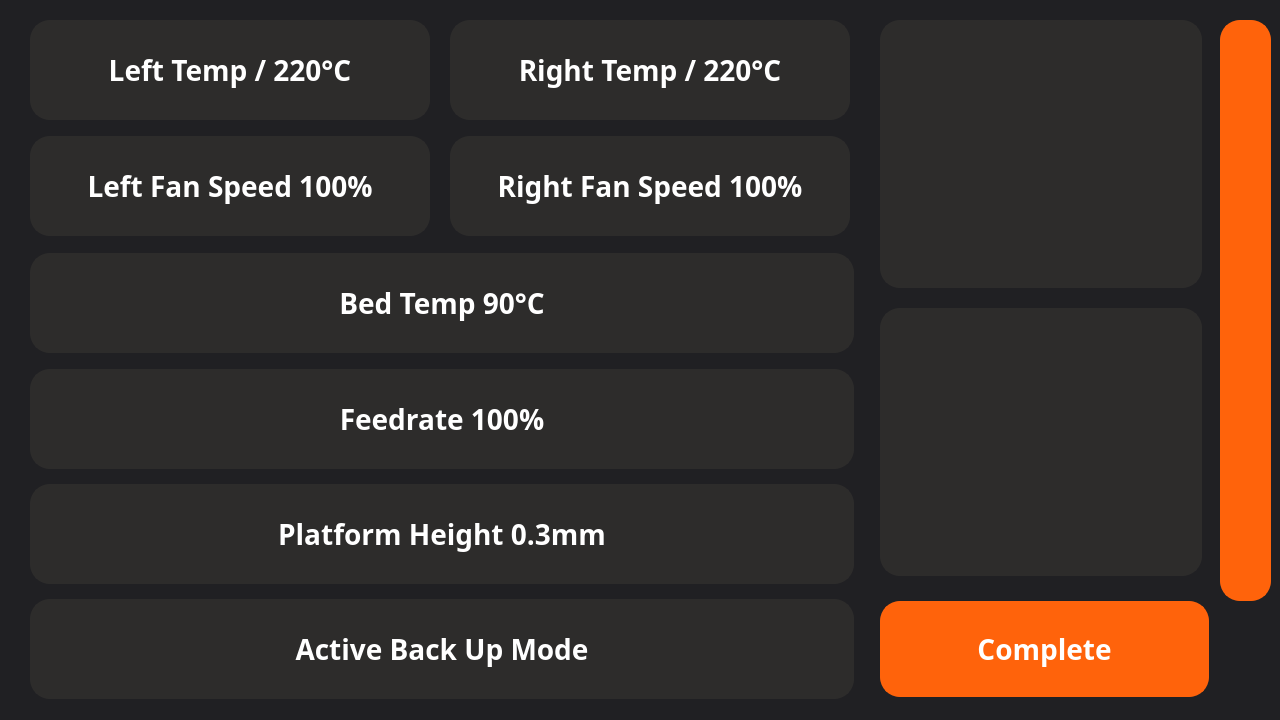
<?xml version="1.0" encoding="UTF-8"?>
<ui version="4.0">
 <class>parsetdlog</class>
 <widget class="QWidget" name="parsetdlog">
  <property name="geometry">
   <rect>
    <x>0</x>
    <y>0</y>
    <width>1280</width>
    <height>720</height>
   </rect>
  </property>
  <property name="windowTitle">
   <string>Form</string>
  </property>
  <widget class="QStackedWidget" name="stackedWidget">
   <property name="geometry">
    <rect>
     <x>0</x>
     <y>0</y>
     <width>1280</width>
     <height>720</height>
    </rect>
   </property>
   <property name="styleSheet">
    <string notr="true">background-color: rgb(32, 32, 35);</string>
   </property>
   <widget class="QWidget" name="page">
    <property name="styleSheet">
     <string notr="true">font-weight: bold;</string>
    </property>
    <widget class="QPushButton" name="pushButton_9">
     <property name="geometry">
      <rect>
       <x>30</x>
       <y>369</y>
       <width>824</width>
       <height>100</height>
      </rect>
     </property>
     <property name="styleSheet">
      <string notr="true">QPushButton:unchecked {
	color: rgb(255, 255, 255);	
	background-color: rgb(45, 44, 43);
}
QPushButton:checked {
	color: rgba(255, 255, 255, 255);
	background-color: rgb(255, 99, 11);
	font-size: 28px;
	font-family: Barlow;
	border: 2px solid rgba(45, 44, 43, 255);
	border-radius: 20px;
	outline:none;
}
QPushButton{
	font-size: 28px;
	font-family: Barlow;
	border: 2px solid rgba(45, 44, 43, 255);
	border-radius: 20px;
	outline:none;
	color: rgb(255, 255, 255);	
	background-color: rgb(45, 44, 43);

}</string>
     </property>
     <property name="text">
      <string>Feedrate 100%</string>
     </property>
     <property name="checkable">
      <bool>true</bool>
     </property>
    </widget>
    <widget class="QPushButton" name="pushButton">
     <property name="geometry">
      <rect>
       <x>880</x>
       <y>601</y>
       <width>329</width>
       <height>96</height>
      </rect>
     </property>
     <property name="styleSheet">
      <string notr="true">QPushButton{
	font-size: 28px;
	font-family: Barlow;
	border: 2px solid rgba(255, 99, 11, 255);
	border-radius: 20px;
	outline:none;
	font-weight:bold;
	color: rgb(255, 255, 255);	
	background-color: rgb(255, 99, 11);
}</string>
     </property>
     <property name="text">
      <string>Complete</string>
     </property>
     <property name="checkable">
      <bool>false</bool>
     </property>
     <property name="checked">
      <bool>false</bool>
     </property>
    </widget>
    <widget class="QPushButton" name="pushButton_11">
     <property name="geometry">
      <rect>
       <x>30</x>
       <y>599</y>
       <width>824</width>
       <height>100</height>
      </rect>
     </property>
     <property name="styleSheet">
      <string notr="true">QPushButton:unchecked {
	color: rgb(255, 255, 255);	
	background-color: rgb(45, 44, 43);
}
QPushButton:checked {
	color: rgba(255, 255, 255, 255);
	background-color: rgb(255, 99, 11);
	font-size: 28px;
	font-family: Barlow;
	border: 2px solid rgba(45, 44, 43, 255);
	border-radius: 20px;
	outline:none;
}
QPushButton{
	font-size: 28px;
	font-family: Barlow;
	border: 2px solid rgba(45, 44, 43, 255);
	border-radius: 20px;
	outline:none;
	color: rgb(255, 255, 255);	
	background-color: rgb(45, 44, 43);

}</string>
     </property>
     <property name="text">
      <string>Active Back Up Mode</string>
     </property>
     <property name="checkable">
      <bool>true</bool>
     </property>
    </widget>
    <widget class="QPushButton" name="pushButton_10">
     <property name="geometry">
      <rect>
       <x>30</x>
       <y>484</y>
       <width>824</width>
       <height>100</height>
      </rect>
     </property>
     <property name="styleSheet">
      <string notr="true">QPushButton:unchecked {
	color: rgb(255, 255, 255);	
	background-color: rgb(45, 44, 43);
}
QPushButton:checked {
	color: rgba(255, 255, 255, 255);
	background-color: rgb(255, 99, 11);
	font-size: 28px;
	font-family: Barlow;
	border: 2px solid rgba(45, 44, 43, 255);
	border-radius: 20px;
	outline:none;
}
QPushButton{
	font-size: 28px;
	font-family: Barlow;
	border: 2px solid rgba(45, 44, 43, 255);
	border-radius: 20px;
	outline:none;
	color: rgb(255, 255, 255);	
	background-color: rgb(45, 44, 43);

}</string>
     </property>
     <property name="text">
      <string>Platform Height 0.3mm</string>
     </property>
     <property name="checkable">
      <bool>true</bool>
     </property>
    </widget>
    <widget class="QPushButton" name="pushButton_2">
     <property name="geometry">
      <rect>
       <x>880</x>
       <y>20</y>
       <width>322</width>
       <height>268</height>
      </rect>
     </property>
     <property name="styleSheet">
      <string notr="true">	font-size: 28px;
	font-family: Barlow;
	border: 2px solid rgba(45, 44, 43, 255);
	border-radius: 20px;
	outline:none;
	color: rgb(255, 255, 255);	
	background-color: rgb(45, 44, 43);
	font-weight:bold;
image: url(:/image/Path Copy.png);</string>
     </property>
     <property name="text">
      <string/>
     </property>
    </widget>
    <widget class="QPushButton" name="pushButton_8">
     <property name="geometry">
      <rect>
       <x>30</x>
       <y>253</y>
       <width>824</width>
       <height>100</height>
      </rect>
     </property>
     <property name="styleSheet">
      <string notr="true">QPushButton:unchecked {
	color: rgb(255, 255, 255);	
	background-color: rgb(45, 44, 43);
}
QPushButton:checked {
	color: rgba(255, 255, 255, 255);
	background-color: rgb(255, 99, 11);
	font-size: 28px;
	font-family: Barlow;
	border: 2px solid rgba(45, 44, 43, 255);
	border-radius: 20px;
	outline:none;
}
QPushButton{
	font-size: 28px;
	font-family: Barlow;
	border: 2px solid rgba(45, 44, 43, 255);
	border-radius: 20px;
	outline:none;
	color: rgb(255, 255, 255);	
	background-color: rgb(45, 44, 43);

}</string>
     </property>
     <property name="text">
      <string>Bed Temp 90°C</string>
     </property>
     <property name="checkable">
      <bool>true</bool>
     </property>
    </widget>
    <widget class="QPushButton" name="pushButton_6">
     <property name="geometry">
      <rect>
       <x>30</x>
       <y>136</y>
       <width>400</width>
       <height>100</height>
      </rect>
     </property>
     <property name="styleSheet">
      <string notr="true">QPushButton:unchecked {
	color: rgb(255, 255, 255);	
	background-color: rgb(45, 44, 43);
}
QPushButton:checked {
	color: rgba(255, 255, 255, 255);
	background-color: rgb(255, 99, 11);
	font-size: 28px;
	font-family: Barlow;
	border: 2px solid rgba(45, 44, 43, 255);
	border-radius: 20px;
	outline:none;
}
QPushButton{
	font-size: 28px;
	font-family: Barlow;
	border: 2px solid rgba(45, 44, 43, 255);
	border-radius: 20px;
	outline:none;
	color: rgb(255, 255, 255);	
	background-color: rgb(45, 44, 43);

}</string>
     </property>
     <property name="text">
      <string>Left Fan Speed 100%</string>
     </property>
     <property name="checkable">
      <bool>true</bool>
     </property>
    </widget>
    <widget class="QPushButton" name="pushButton_7">
     <property name="geometry">
      <rect>
       <x>450</x>
       <y>136</y>
       <width>400</width>
       <height>100</height>
      </rect>
     </property>
     <property name="styleSheet">
      <string notr="true">QPushButton:unchecked {
	color: rgb(255, 255, 255);	
	background-color: rgb(45, 44, 43);
}
QPushButton:checked {
	color: rgba(255, 255, 255, 255);
	background-color: rgb(255, 99, 11);
	font-size: 28px;
	font-family: Barlow;
	border: 2px solid rgba(45, 44, 43, 255);
	border-radius: 20px;
	outline:none;
}
QPushButton{
	font-size: 28px;
	font-family: Barlow;
	border: 2px solid rgba(45, 44, 43, 255);
	border-radius: 20px;
	outline:none;
	color: rgb(255, 255, 255);	
	background-color: rgb(45, 44, 43);

}</string>
     </property>
     <property name="text">
      <string>Right Fan Speed 100%</string>
     </property>
     <property name="checkable">
      <bool>true</bool>
     </property>
    </widget>
    <widget class="QPushButton" name="pushButton_5">
     <property name="geometry">
      <rect>
       <x>450</x>
       <y>20</y>
       <width>400</width>
       <height>100</height>
      </rect>
     </property>
     <property name="styleSheet">
      <string notr="true">QPushButton:unchecked {
	color: rgb(255, 255, 255);	
	background-color: rgb(45, 44, 43);
}
QPushButton:checked {
	color: rgba(255, 255, 255, 255);
	background-color: rgb(255, 99, 11);
	font-size: 28px;
	font-family: Barlow;
	border: 2px solid rgba(45, 44, 43, 255);
	border-radius: 20px;
	outline:none;
}
QPushButton{
	font-size: 28px;
	font-family: Barlow;
	border: 2px solid rgba(45, 44, 43, 255);
	border-radius: 20px;
	outline:none;
	color: rgb(255, 255, 255);	
	background-color: rgb(45, 44, 43);
font-weight: bold;

}</string>
     </property>
     <property name="text">
      <string>Right Temp / 220°C</string>
     </property>
     <property name="checkable">
      <bool>true</bool>
     </property>
    </widget>
    <widget class="QPushButton" name="pushButton_4">
     <property name="geometry">
      <rect>
       <x>30</x>
       <y>20</y>
       <width>400</width>
       <height>100</height>
      </rect>
     </property>
     <property name="styleSheet">
      <string notr="true">QPushButton:unchecked {
	color: rgb(255, 255, 255);	
	background-color: rgb(45, 44, 43);
}
QPushButton:checked {
	color: rgba(255, 255, 255, 255);
	background-color: rgb(255, 99, 11);
	font-size: 28px;
	font-family: Barlow;
	border: 2px solid rgba(45, 44, 43, 255);
	border-radius: 20px;
	outline:none;
}
QPushButton{
	font-size: 28px;
	font-family: Barlow;
	border: 2px solid rgba(45, 44, 43, 255);
	border-radius: 20px;
	outline:none;
	color: rgb(255, 255, 255);	
	background-color: rgb(45, 44, 43);
font-weight: bold;

}</string>
     </property>
     <property name="text">
      <string>Left Temp / 220°C</string>
     </property>
     <property name="checkable">
      <bool>true</bool>
     </property>
    </widget>
    <widget class="QPushButton" name="pushButton_3">
     <property name="geometry">
      <rect>
       <x>880</x>
       <y>308</y>
       <width>322</width>
       <height>268</height>
      </rect>
     </property>
     <property name="styleSheet">
      <string notr="true">	font-size: 28px;
image: url(:/image/Path.png);
	font-family: Barlow;
	border: 2px solid rgba(45, 44, 43, 255);
	border-radius: 20px;
	outline:none;
	color: rgb(255, 255, 255);	
	background-color: rgb(45, 44, 43);
	font-weight:bold;</string>
     </property>
     <property name="text">
      <string/>
     </property>
    </widget>
    <widget class="QPushButton" name="pushButton_12">
     <property name="geometry">
      <rect>
       <x>1220</x>
       <y>20</y>
       <width>51</width>
       <height>581</height>
      </rect>
     </property>
     <property name="styleSheet">
      <string notr="true">QPushButton{
	image: url(:/image/right.png);
	font-size: 28px;
	font-family: Barlow;
	border: 2px solid rgba(255, 99, 11, 255);
	border-radius: 20px;
	outline:none;
	font-weight:bold;
	color: rgb(255, 255, 255);	
	background-color: rgb(255, 99, 11);
}</string>
     </property>
     <property name="text">
      <string/>
     </property>
    </widget>
   </widget>
   <widget class="QWidget" name="page_2">
    <property name="styleSheet">
     <string notr="true">font-weight: bold;</string>
    </property>
    <widget class="QPushButton" name="pushButton_13">
     <property name="geometry">
      <rect>
       <x>10</x>
       <y>20</y>
       <width>51</width>
       <height>581</height>
      </rect>
     </property>
     <property name="styleSheet">
      <string notr="true">QPushButton{
	font-size: 28px;
	font-family: Barlow;
	border: 2px solid rgba(255, 99, 11, 255);
	border-radius: 20px;
	outline:none;
	font-weight:bold;
	color: rgb(255, 255, 255);	
	background-color: rgb(255, 99, 11);
	image: url(:/image/left.png);
}</string>
     </property>
     <property name="text">
      <string/>
     </property>
    </widget>
    <widget class="QPushButton" name="pushButton_14">
     <property name="geometry">
      <rect>
       <x>220</x>
       <y>260</y>
       <width>400</width>
       <height>100</height>
      </rect>
     </property>
     <property name="styleSheet">
      <string notr="true">QPushButton:unchecked {
	color: rgb(255, 255, 255);	
	background-color: rgb(45, 44, 43);
}
QPushButton:checked {
	color: rgba(255, 255, 255, 255);
	background-color: rgb(255, 99, 11);
	font-size: 28px;
	font-family: Barlow;
	border: 2px solid rgba(45, 44, 43, 255);
	border-radius: 20px;
	outline:none;
}
QPushButton{
	font-size: 28px;
	font-family: Barlow;
	border: 2px solid rgba(45, 44, 43, 255);
	border-radius: 20px;
	outline:none;
	color: rgb(255, 255, 255);	
	background-color: rgb(45, 44, 43);

}</string>
     </property>
     <property name="text">
      <string>Left Extruder Enabled</string>
     </property>
     <property name="checkable">
      <bool>true</bool>
     </property>
     <property name="checked">
      <bool>false</bool>
     </property>
    </widget>
    <widget class="QPushButton" name="pushButton_15">
     <property name="geometry">
      <rect>
       <x>770</x>
       <y>260</y>
       <width>400</width>
       <height>100</height>
      </rect>
     </property>
     <property name="styleSheet">
      <string notr="true">QPushButton:unchecked {
	color: rgb(255, 255, 255);	
	background-color: rgb(45, 44, 43);
}
QPushButton:checked {
	color: rgba(255, 255, 255, 255);
	background-color: rgb(255, 99, 11);
	font-size: 28px;
	font-family: Barlow;
	border: 2px solid rgba(45, 44, 43, 255);
	border-radius: 20px;
	outline:none;
}
QPushButton{
	font-size: 28px;
	font-family: Barlow;
	border: 2px solid rgba(45, 44, 43, 255);
	border-radius: 20px;
	outline:none;
	color: rgb(255, 255, 255);	
	background-color: rgb(45, 44, 43);

}</string>
     </property>
     <property name="text">
      <string>Right Extruder Enabled</string>
     </property>
     <property name="checkable">
      <bool>true</bool>
     </property>
    </widget>
    <widget class="QPushButton" name="pushButton_16">
     <property name="geometry">
      <rect>
       <x>79</x>
       <y>600</y>
       <width>1181</width>
       <height>100</height>
      </rect>
     </property>
     <property name="styleSheet">
      <string notr="true">QPushButton{
	font-size: 28px;
	font-family: Barlow;
	border: 2px solid rgba(255, 99, 11, 255);
	border-radius: 20px;
	outline:none;
	font-weight:bold;
	color: rgb(255, 255, 255);	
	background-color: rgb(255, 99, 11);
}</string>
     </property>
     <property name="text">
      <string>Complete</string>
     </property>
    </widget>
    <widget class="QPushButton" name="pushButton_17">
     <property name="geometry">
      <rect>
       <x>110</x>
       <y>600</y>
       <width>0</width>
       <height>0</height>
      </rect>
     </property>
     <property name="styleSheet">
      <string notr="true">QPushButton:unchecked {
	color: rgb(255, 255, 255);	
	background-color: rgb(45, 44, 43);
}
QPushButton:checked {
	color: rgba(255, 255, 255, 255);
	background-color: rgb(255, 99, 11);
	font-size: 28px;
	font-family: Barlow;
	border: 2px solid rgba(45, 44, 43, 255);
	border-radius: 20px;
	outline:none;
}
QPushButton{
	font-size: 28px;
	font-family: Barlow;
	border: 2px solid rgba(45, 44, 43, 255);
	border-radius: 20px;
	outline:none;
	color: rgb(255, 255, 255);	
	background-color: rgb(45, 44, 43);

}</string>
     </property>
     <property name="text">
      <string>Backup Auto Start Inactived</string>
     </property>
     <property name="checkable">
      <bool>true</bool>
     </property>
    </widget>
   </widget>
  </widget>
 </widget>
 <resources/>
 <connections/>
</ui>
